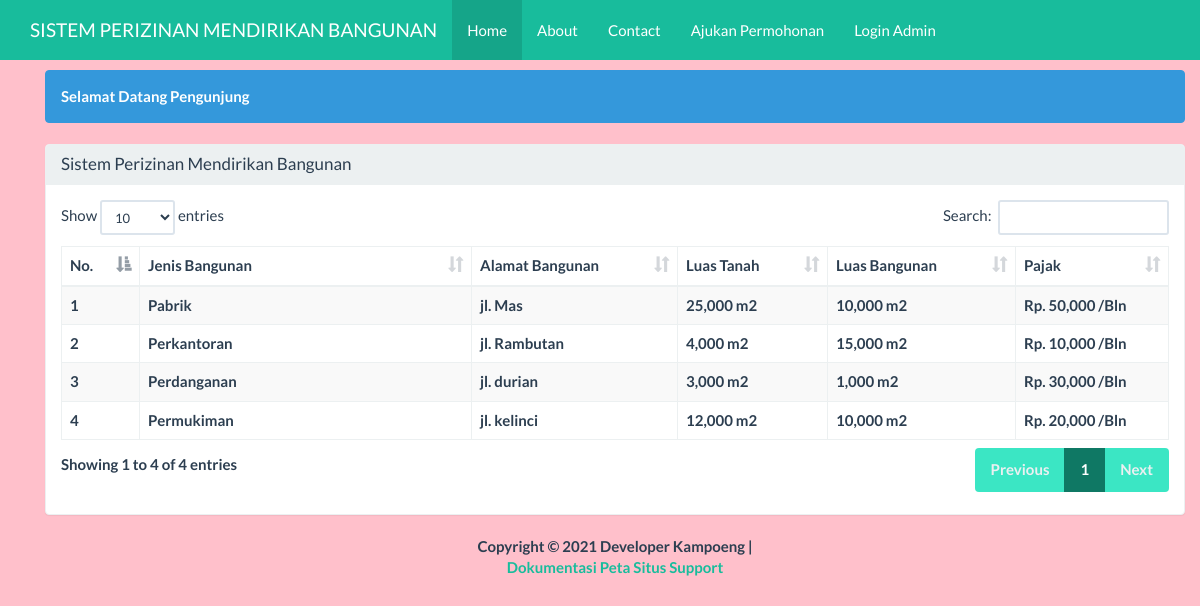
Before: / with the older database file.
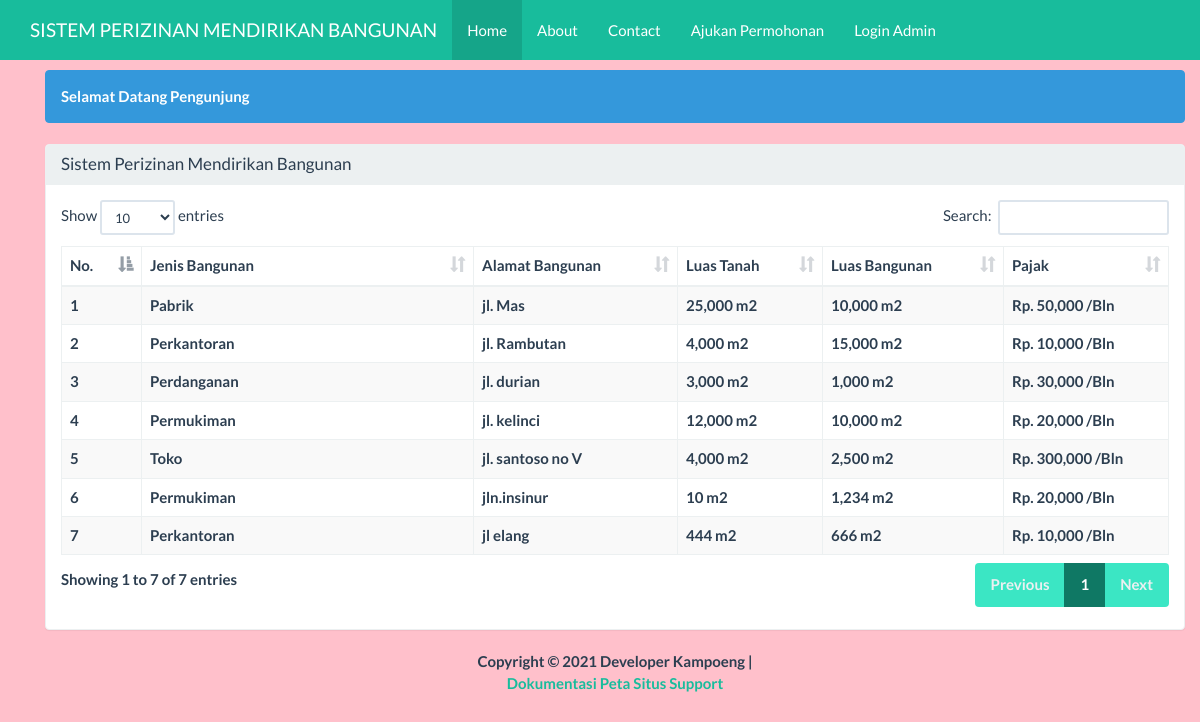
After: the same page with the newer database file.
### tables this page shows
CREATE TABLE `tbl_bangunan` (
  `id_bangunan` int(11) NOT NULL,
  `id_jenis_bangunan` int(11) NOT NULL,
  `alamat_bangunan` varchar(50) NOT NULL,
  `luas_tanah` varchar(20) NOT NULL,
  `luas_bangunan` varchar(20) NOT NULL
);

CREATE TABLE `tbl_jenis` (
  `id_jenis_bangunan` int(11) NOT NULL,
  `nama_jenis_bangunan` varchar(255) NOT NULL,
  `pajak_bangunan` int(11) NOT NULL
);

### beranda.php (the view)
<div class="container">
    <div class="row">
        <div class="col-xs-12">
            <div class="alert alert-info">
                <?php if (isset($_SESSION['username'])) { ?>
                <strong>Selamat Datang <strong><?=$_SESSION['username']; ?></strong>
                    <?php } else { ?>
                    <strong>Selamat Datang <strong>Pengunjung</strong>
                        <?php } ?>
            </div>
        </div>
    </div>
    <div class="row">
        <div class="col-sm-12">
            <div class="panel panel-default">
                <div class="panel-heading">
                    <h3 class="panel-title">Sistem Perizinan Mendirikan Bangunan</h3>
                </div>
                <div class="panel-body">
                    <table id="dtskripsi" class="table table-bordered table-striped table-hover">
                        <thead>
                            <tr>
                                <th>No.</th>
                                <th width="30%">Jenis Bangunan</th>
                                <th>Alamat Bangunan</th>
                                <th>Luas Tanah</th>
                                <th>Luas Bangunan</th>
                                <th>Pajak</th>
                            </tr>
                        </thead>
                        <tbody>
                            <?php
                            $sql = 'SELECT * FROM tbl_bangunan inner join tbl_jenis ON tbl_bangunan.id_jenis_bangunan=tbl_jenis.id_jenis_bangunan';
                            $query = mysqli_query($koneksi, $sql) or die('SQL Anda Salah');
                            $nomor = 0;
                            while ($data = mysqli_fetch_array($query)) {
                                ++$nomor; ?>
                            <tr>
                                <td><?= $nomor; ?></td>
                                <td><?= $data['nama_jenis_bangunan']; ?></td>
                                <td><?= $data['alamat_bangunan']; ?></td>
                                <td><?= number_format($data['luas_tanah']); ?> m2</td>
                                <td><?= number_format($data['luas_bangunan']); ?> m2</td>
                                <td>Rp. <?= number_format($data['pajak_bangunan']); ?> /Bln</td>
                            </tr>
                            <?php
                            } ?>
                        </tbody>
                    </table>
                </div>
            </div>
        </div>
    </div>
</div>

Changed rows visible on the page:
added tbl_bangunan: id_jenis_bangunan.nama_jenis_bangunan "Toko", alamat_bangunan "jl. santoso no V", luas_tanah "4,000", luas_bangunan "2,500", id_jenis_bangunan.pajak_bangunan "300,000"
added tbl_bangunan: id_jenis_bangunan.nama_jenis_bangunan "Permukiman", alamat_bangunan "jln.insinur", luas_tanah "10", luas_bangunan "1,234", id_jenis_bangunan.pajak_bangunan "20,000"
added tbl_bangunan: id_jenis_bangunan.nama_jenis_bangunan "Perkantoran", alamat_bangunan "jl elang", luas_tanah "444", luas_bangunan "666", id_jenis_bangunan.pajak_bangunan "10,000"
Other visible differences:
text written by a page script: "Show entries Search: Showing 1 to 4 of 4 entries Previous 1 Next" → "Show entries Search: Showing 1 to 7 of 7 entries Previous 1 Next"
